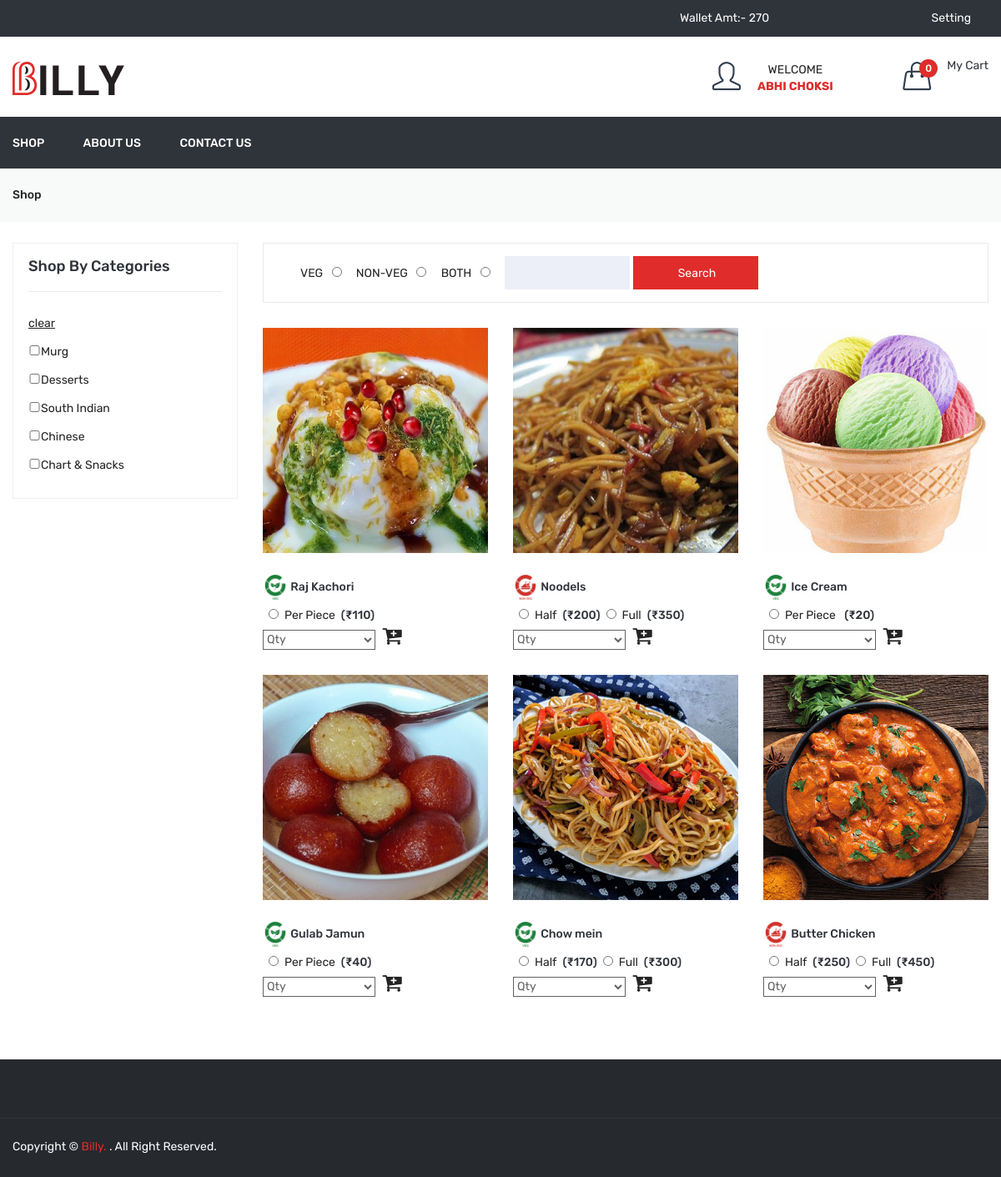
/shop (signed in), run on an earlier commit of the app's database.
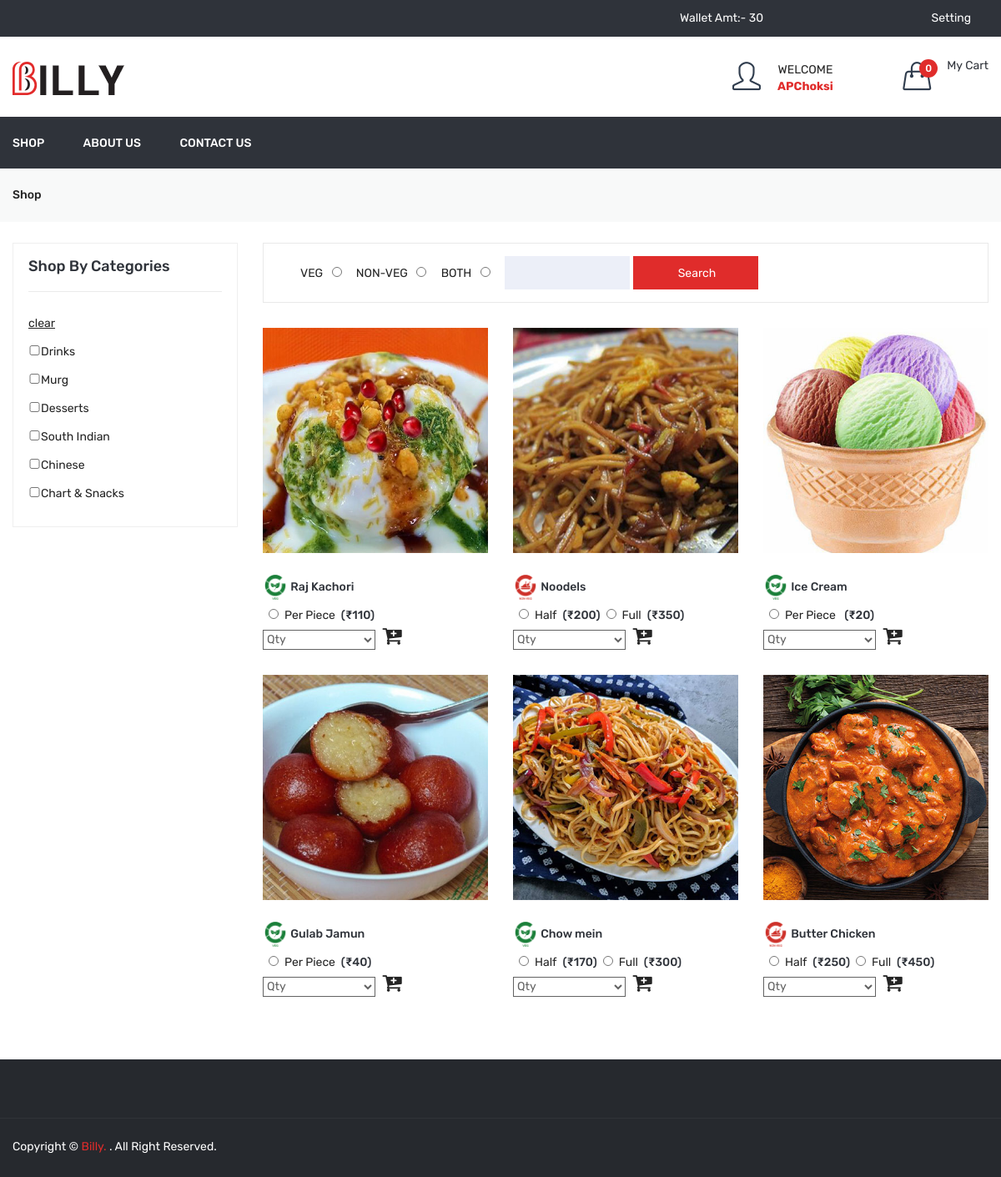
And on a later commit of the database.
### tables this page shows
CREATE TABLE IF NOT EXISTS `dish` (
  `id` int NOT NULL AUTO_INCREMENT,
  `category_id` int NOT NULL,
  `dish` varchar(100) NOT NULL,
  `dish_detail` text NOT NULL,
  `image` varchar(100) NOT NULL,
  `type` enum('veg','non-veg') NOT NULL,
  `status` int NOT NULL,
  `added_on` datetime NOT NULL,
  PRIMARY KEY (`id`)
);

CREATE TABLE IF NOT EXISTS `dish_details` (
  `id` int NOT NULL AUTO_INCREMENT,
  `dish_id` int NOT NULL,
  `attribute` varchar(100) NOT NULL,
  `price` int NOT NULL,
  `status` int NOT NULL,
  `added_on` datetime NOT NULL,
  PRIMARY KEY (`id`)
);

CREATE TABLE IF NOT EXISTS `category` (
  `id` int NOT NULL AUTO_INCREMENT,
  `category` varchar(50) NOT NULL,
  `status` int NOT NULL,
  `added_on` datetime NOT NULL,
  PRIMARY KEY (`id`)
);

### function.inc.php (called while the page is built, shortened)
<?php
function getSetting()
{
  global $con;
  $sql = "select * from setting where id='1'";
  $res = mysqli_query($con, $sql);
  $row = mysqli_fetch_assoc($res);
  return $row;
}
function getWalletAmt($uid)
{
  global $con;
  $sql = "select * from wallet where user_id='$uid'";
  $res = mysqli_query($con, $sql);
  $in = 0;
  $out = 0;
  while ($row = mysqli_fetch_assoc($res)) {
    if ($row['type'] == 'in') {
      $in = $in + $row['amt'];
    }
  }
  return $in - $out;
}
?>

### shop.php (the view, shortened to what the changed rows need)
<?php
include("header.php");
$search_str = '';
$arrType = array("veg", "non-veg", "both");
?>
<div class="shop-page-area pt-25 pb-25">
    <div class="container">
        <div class="row flex-row-reverse">
            <div class="col-lg-9">
                <div class="shop-topbar-wrapper">
                    <div class="product-sorting-wrapper">
                        <div class="product-show shorting-style">
                            <?php
                            foreach ($arrType as $list) {
                                $type_radio_selected = '';
                            ?>
                                <?php echo strtoupper($list) ?> <input type="radio" name="dish_type" <?php echo  $type_radio_selected ?> value="veg" style='width: 16px;height: 12px;margin-right: 5px;margin-left: 5px;' onclick="setFoodType('<?php echo $list ?>')" />&nbsp;&nbsp;
                            <?php } ?>
                            <input class="search_box" type="textbox" id="search" value="<?php echo $search_str ?>" />
                            <input class="search_box seahc_box_btn" type="button" class="submit btn-style" value="Search" onclick="setSearch()" />
                        </div>
                    </div>
                </div>
                <?php
                $product_sql = "select dish.*,category.category from dish,category where dish.category_id=category.id and category.status=1 and dish.status=1";
                $product_sql .= " order by dish.dish desc";
                $product_res = mysqli_query($con, $product_sql);
                $product_count = mysqli_num_rows($product_res);
                ?>
                <div class="grid-list-product-wrapper">
                    <div class="product-grid product-view pb-20">
                        <?php if ($product_count > 0) {  ?>
                            <div class="row">
                                <?php
                                while ($product_row = mysqli_fetch_assoc($product_res)) {
                                ?>
                                    <div class="product-width col-xl-4 col-lg-4 col-md-4 col-sm-6 col-12 mb-30">
                                        <div class="product-wrapper">
                                            <div class="product-img">
                                                <a target="_blank" href="<?php echo SITE_DISH_IMAGE . $product_row['image'] ?>">
                                                    <img src="<?php echo SITE_DISH_IMAGE . $product_row['image']; ?>" alt="">
                                                </a>
                                            </div>
                                            <div class="product-content">
                                                <h4>
                                                    <?php
                                                    if ($product_row['type'] == 'veg') {
                                                        echo "<img src='" . FRONT_SITE_PATH . "assets/img/icon-img/veg.png' style='height: 30px;'/>";
                                                    } else {
                                                        echo "<img src='" . FRONT_SITE_PATH . "assets/img/icon-img/non-veg.png' style='height: 30px;'/>";
                                                    }
                                                    ?>
                                                    <a href="javascript:void(0)"><?php echo $product_row['dish'];
                                                                                    getRatingByDishId($product_row['id']); ?></a>
                                                </h4>
                                                <?php
                                                $dish_attr_res = mysqli_query($con, "select * from dish_details where status='1' and dish_id='" . $product_row['id'] . "' order by price asc");
                                                ?>
                                                <div class="product-price-wrapper">
                                                    <?php
                                                    while ($dish_attr_row = mysqli_fetch_assoc($dish_attr_res)) {
                                                        if ($website_close == 0) {
                                                            echo "<input type='radio' style='width: 16px;height: 12px;margin-right: 5px;margin-left: 5px;' name='radio_" . $product_row['id'] . "' id='radio_" . $product_row['id'] . "' value='" . $dish_attr_row['id'] . "'/>";
                                                            echo $dish_attr_row['attribute'];
                                                            echo "<span>(₹" . $dish_attr_row['price'] . ")</span>";
                                                        }
                                                    }
                                                    ?>
                                                </div>
                                                <?php if ($website_close == 0) { ?>
                                                    <div class="product-price-wrapper">
                                                        <select style=" height: 24px; width: 50%; border: 1px solid #626262; margin-top: 7px;" id="qty<?php echo $product_row['id'] ?>">
                                                            <option value="0">Qty</option>
                                                        </select>
                                                        <i class="fa fa-cart-plus" aria-hidden="true" style="font-size: 25px;margin-left: 5px;cursor: pointer;" onclick="add_to_cart('<?php echo $product_row['id'] ?>','add')"></i>
                                                    </div>
                                                <?php
                                                }
                                                ?>
                                            </div>
                                        </div>
                                    </div>
                                <?php } ?>
                            </div>
                        <?php } else {
                            echo "No Dish Found";
                        }
                        ?>
                    </div>
                </div>
            </div>
            <?php
            $cat_res = mysqli_query($con, "select * from category where status=1 order by id desc");
            ?>
            <div class="col-lg-3">
                <div class="shop-sidebar-wrapper gray-bg-7 shop-sidebar-mrg">
                    <div class="shop-widget">
                        <div class="shop-catigory">
                            <ul id="faq" class="category_list">
                                <li><a href="<?php echo FRONT_SITE_PATH ?>shop"><u>clear</u></a></li>
                                <?php
                                while ($cat_row = mysqli_fetch_assoc($cat_res)) {
                                    $is_checked = '';
                                    echo "<li> <input $is_checked onclick=set_checkbox('" . $cat_row['id'] . "') type='checkbox' name='cat_arr[]' value='" . $cat_row['category'] . "' style=' width: 15px;height: 12px;'/>" . $cat_row['category'] . "</li>";
                                }
                                ?>
                            </ul>
                        </div>
                    </div>
                </div>
            </div>
        </div>
    </div>
</div>
<?php
include("footer.php");
?>

### header.php (shortened to what the changed rows need)
<?php
include('database.inc.php');
include('function.inc.php');
$getSetting=getSetting();
$website_close=$getSetting['website_close'];
$getWalletAmt=0;
if(isset($_SESSION['FOOD_USER_ID'])){
	$getWalletAmt=getWalletAmt($_SESSION['FOOD_USER_ID']);
}
?>
<!doctype html>
<html class="no-js" lang="zxx">
<head>
    <link rel="stylesheet" href="<?php echo FRONT_SITE_PATH ?>assets/css/bootstrap.min.css">
    <link rel="stylesheet" href="<?php echo FRONT_SITE_PATH ?>assets/css/animate.css">
    <link rel="stylesheet" href="<?php echo FRONT_SITE_PATH ?>assets/css/owl.carousel.min.css">
    <link rel="stylesheet" href="<?php echo FRONT_SITE_PATH ?>assets/css/slick.css">
    <link rel="stylesheet" href="<?php echo FRONT_SITE_PATH ?>assets/css/chosen.min.css">
    <link rel="stylesheet" href="<?php echo FRONT_SITE_PATH ?>assets/css/ionicons.min.css">
    <link rel="stylesheet" href="<?php echo FRONT_SITE_PATH ?>assets/css/font-awesome.min.css">
    <link rel="stylesheet" href="<?php echo FRONT_SITE_PATH ?>assets/css/simple-line-icons.css">
    <link rel="stylesheet" href="<?php echo FRONT_SITE_PATH ?>assets/css/jquery-ui.css">
    <link rel="stylesheet" href="<?php echo FRONT_SITE_PATH ?>assets/css/meanmenu.min.css">
    <link rel="stylesheet" href="<?php echo FRONT_SITE_PATH ?>assets/css/style.css">
    <link rel="stylesheet" href="<?php echo FRONT_SITE_PATH ?>assets/css/responsive.css">
</head>
<body>
    <header class="header-area">
        <div class="header-top black-bg">
            <div class="container">
                <div class="row">
                    <div class="col-lg-2 col-md-4 col-12 col-sm-4">
							<?php
								if(isset($_SESSION['FOOD_USER_NAME'])){
								?>
							<div id="wallet_top_box">
								<a href="<?php echo FRONT_SITE_PATH?>wallet" style="color:#fff;">
									Wallet Amt:- <?php echo $getWalletAmt?>
								</a>
							</div>
								<?php  } ?>
						</div>
                </div>
            </div>
        </div>
        <div class="header-middle">
            <div class="container">
                <div class="row">
                    <div class="col-lg-9 col-md-8 col-12 col-sm-8">
                        <div class="header-middle-right f-right">
                            <div class="header-login">
                                    <div class="login-text-content">
                                        <?php
                                        if (isset($_SESSION['FOOD_USER_NAME'])) {
                                            echo '<center>WELCOME<div style="color:#e02c2b;font-weight: bold;">' . $_SESSION['FOOD_USER_NAME'] . '</div></center>';
                                        } else {
                                        ?>
                                            <p>Register <br> or <span>Sign in</span></p>
                                        <?php } ?>
                                    </div>
                            </div>
                        </div>
                    </div>
                </div>
            </div>
        </div>
    </header>

What changed in the data, as far as the page shows it:
added category: category "Drinks"
Also different on the page:
$getWalletAmt: "270" → "30"
$_SESSION['FOOD_USER_NAME']: "ABHI CHOKSI" → "APChoksi"
